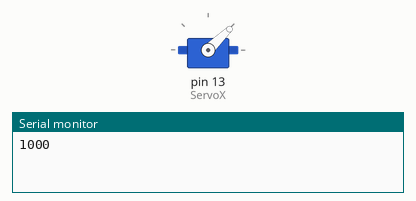
Simulated run of this sketch. Board: Arduino Uno, built with avr-gcc and run on an emulated ATmega328P. Shown: servo, the last lines printed to the serial monitor.

Above: at 0.1 s.
At 6.1 s:
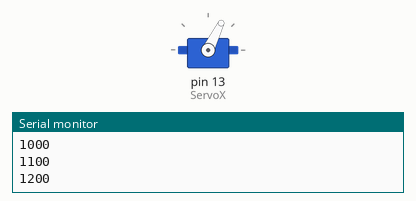
At 15.1 s:
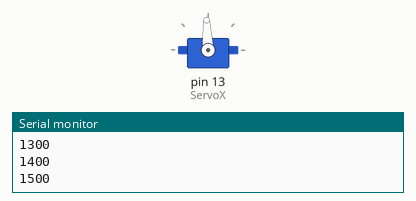
At 30.1 s:
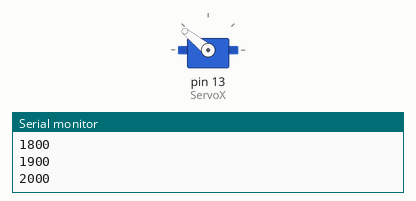
Timing chart, 0 to 40.0 s (numbered marks = the images above):
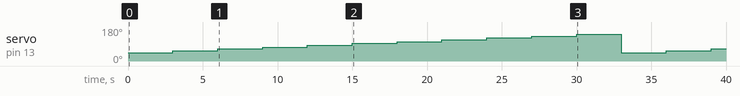

Measured:
- by itself, servo on pin 13 (ServoX): 44° → 54° at 3.0 s, → 64° 3.0 s later, → 73° 3.0 s later, → 83° 3.0 s later, … (13 changes in this stretch)

The sketch:

ServoTest.ino
```cpp
#include <Servo.h>

Servo ServoX;

void testA() {
  for(int i=1000; i <= 2000; i+=100) {
    ServoX.writeMicroseconds(i);
    Serial.println(i);
    delay(3000);
  }
}

void testB() {
  //Calibrazione, in questo punto la ruota dovrebbe essere completamente ferma.
  ServoX.writeMicroseconds(1500);
  delay(3000);
}

void testC() {
  ServoX.writeMicroseconds(1700);
  delay(3000);
  ServoX.writeMicroseconds(1500);
  delay(3000);
  ServoX.writeMicroseconds(1300);
  delay(3000);
}

void setup() {
  ServoX.attach(13);
  ServoX.writeMicroseconds(1500);
  Serial.begin(9600);
}

void loop() {
  testA();
}
```
